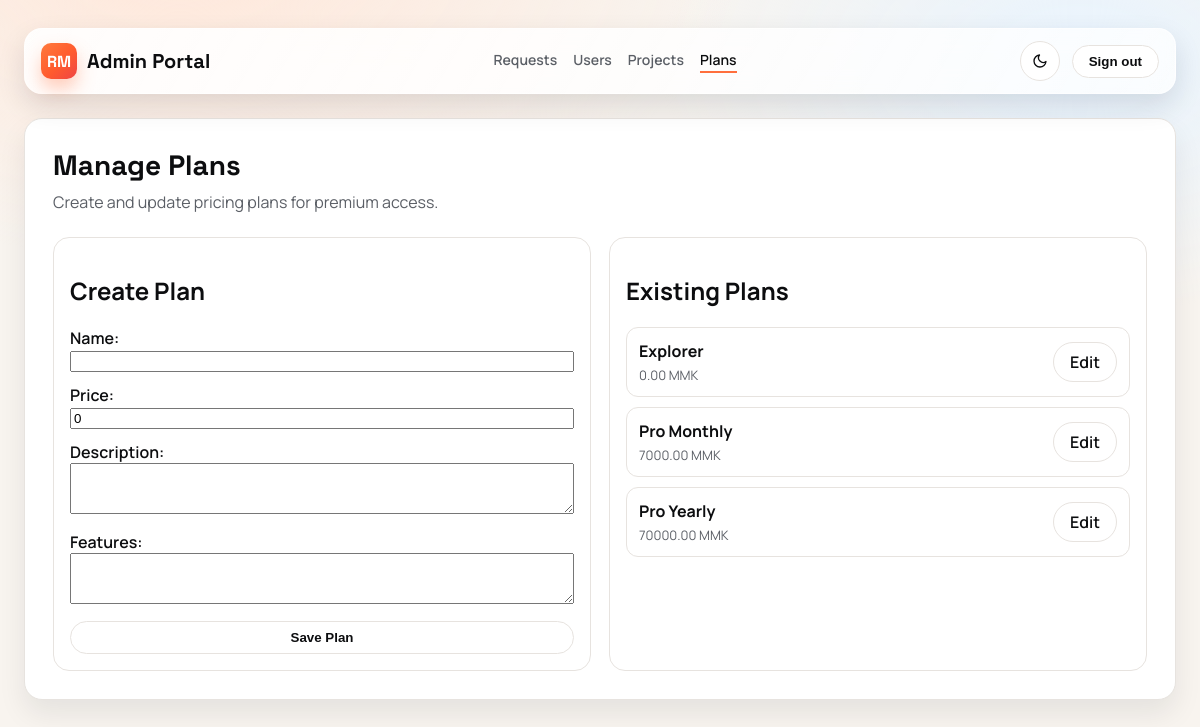
/admin-portal/plans/ (signed in), run on the app's committed database.
### users/models.py (models this page shows, shortened)
class Plan(models.Model):
    name = models.CharField(max_length=50, unique=True)
    price = models.DecimalField(max_digits=8, decimal_places=2, default=0)
    description = models.TextField(blank=True)
    features = models.TextField(blank=True)
    class Meta:
        ordering = ["name", "id"]

### users/views.py (the view)
# urls.py: path("admin-portal/plans/", views.admin_plans_view, name="admin_plans"),
@login_required
def admin_plans_view(request):
    if not request.user.is_staff:
        return redirect("admin_login")
    plan_id = request.GET.get("edit")
    plan = Plan.objects.filter(id=plan_id).first() if plan_id else None
    if request.method == "POST":
        plan_id = request.POST.get("plan_id")
        plan = Plan.objects.filter(id=plan_id).first() if plan_id else None
        form = PlanForm(request.POST, instance=plan)
        if form.is_valid():
            form.save()
            messages.success(request, "Plan saved successfully.")
            return redirect("admin_plans")
    else:
        form = PlanForm(instance=plan)
    plans = Plan.objects.all().order_by("price", "name")
    return render(
        request,
        "users/admin_plans.html",
        {
            "plans": plans,
            "form": form,
            "editing": plan,
        },
    )

### users/forms.py
class PlanForm(forms.ModelForm):
    class Meta:
        model = Plan
        fields = ["name", "price", "description", "features"]
        widgets = {
            "description": forms.Textarea(attrs={"rows": 3}),
            "features": forms.Textarea(attrs={"rows": 3}),
        }

### users/templates/users/admin_plans.html (shortened to what this page needs)
{% extends "users/admin_base.html" %}
{% block content %}
<h1 class="page-title">Manage Plans</h1>
<p class="page-sub">Create and update pricing plans for premium access.</p>
<div class="admin-grid">
    <section class="panel">
        <h2>{% if editing %}Edit Plan{% else %}Create Plan{% endif %}</h2>
        <form method="post" class="form-stack">
            {% for field in form %}
                <div class="field-group">
                    {{ field.label_tag }}
                    {{ field }}
                </div>
            {% endfor %}
            <button class="btn" type="submit">Save Plan</button>
        </form>
    </section>
    <section class="panel">
        <h2>Existing Plans</h2>
        <div class="plan-list">
            {% for plan in plans %}
                <div class="plan-row">
                    <div>
                        <h4>{{ plan.name }}</h4>
                        <div class="helper-text">{{ plan.price }} MMK</div>
                    </div>
                    <a class="btn" href="{% url 'admin_plans' %}?edit={{ plan.id }}">Edit</a>
                </div>
            {% empty %}
                <div class="helper-text">No plans created yet.</div>
            {% endfor %}
        </div>
    </section>
</div>
{% endblock %}

### users/templates/users/admin_base.html (style rules this page uses)
:root { --ink: #0c0d0f; --muted: #5b5f66; --accent: #ff6f3d; --surface: #ffffff; --stroke: #e7e3df; --bg: #f8f4ef; --glow-a: #ffe8db; --glow-b: #e8f4ff; }
* { box-sizing: border-box; }
body { margin: 0; font-family: "Manrope", sans-serif; color: var(--ink); background: radial-gradient(900px 480px at 15% -5%, var(--glow-a) 0, transparent 62%), radial-gradient(700px 420px at 90% 8%, var(--glow-b) 0, transparent 60%), var(--bg); }
a { color: inherit; text-decoration: none; }
.btn { border: 1px solid var(--stroke); padding: 8px 16px; border-radius: 999px; background: var(--surface); font-weight: 600; color: var(--ink); cursor: pointer; }
.page-title { font-family: "Space Grotesk", sans-serif; font-size: 28px; margin: 0 0 8px; }
.page-sub { color: var(--muted); margin: 0 0 24px; }
.helper-text { color: var(--muted); font-size: 13px; }

### users/templates/users/admin_plans.html (style rules this page uses)
.admin-grid { display: grid; grid-template-columns: 1fr 1fr; gap: 18px; }
.panel { border: 1px solid var(--stroke); border-radius: 16px; padding: 16px; background: var(--surface); }
.plan-list { display: grid; gap: 10px; }
.plan-row { padding: 12px; border: 1px solid var(--stroke); border-radius: 12px; display: flex; align-items: center; justify-content: space-between; gap: 12px; }
.plan-row h4 { margin: 0 0 4px; }
.form-stack { display: grid; gap: 12px; }
.field-group label { font-weight: 600; }
.field-group input, .field-group textarea { width: 100%; }

### data on the page
Plan: name "Explorer", price "0.00"
Plan: name "Pro Monthly", price "7000.00"
Plan: name "Pro Yearly", price "70000.00"

### other printed values
{{ field.label_tag }} "Name:" "Price:" "Description:" "Features:"
